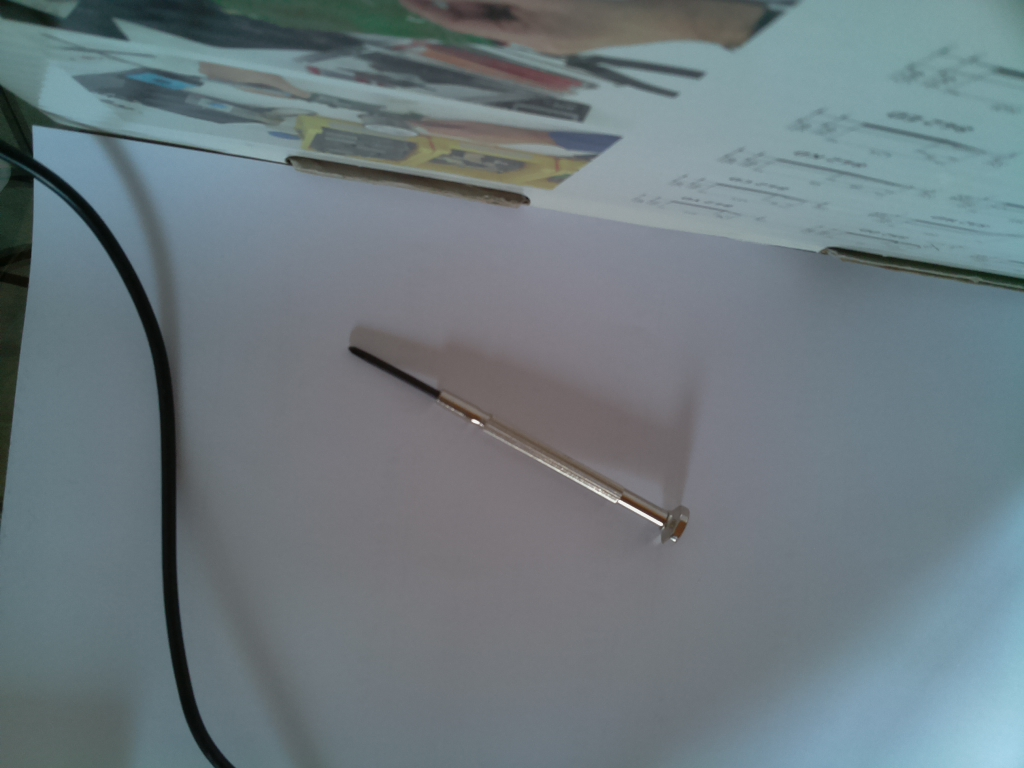
#> input picture analyse_visual_input/python_tests/foo.jpg, 1024 x 768 px
$ python crop_test.py
#> lines starting #> are read from the running program, lines starting #| are printed output that depends on the picture
import cv2
img = cv2.imread("foo.jpg")
#> img is the input picture: shape (768, 1024, 3); mean B, G, R 127.3, 121.6, 108.8
y = 50
x = 50
h = 50
w = 50
crop_img = img[y:y+h, x:x+w]
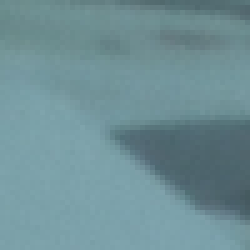
#> crop_img: shape (50, 50, 3) (shown 5 times larger); mean B, G, R 150.4, 143.9, 111
cv2.imshow("cropped", crop_img)
